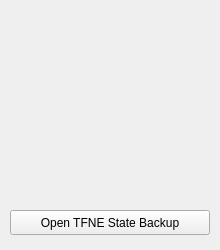
<?xml version="1.0" encoding="UTF-8"?>
<ui version="4.0">
 <class>WelcomeWindow</class>
 <widget class="QMainWindow" name="WelcomeWindow">
  <property name="geometry">
   <rect>
    <x>0</x>
    <y>0</y>
    <width>220</width>
    <height>250</height>
   </rect>
  </property>
  <property name="windowTitle">
   <string>WelcomeWindow</string>
  </property>
  <widget class="QWidget" name="centralwidget">
   <widget class="QPushButton" name="button_open_backup_dir">
    <property name="geometry">
     <rect>
      <x>10</x>
      <y>210</y>
      <width>200</width>
      <height>25</height>
     </rect>
    </property>
    <property name="text">
     <string>Open TFNE State Backup</string>
    </property>
   </widget>
  </widget>
 </widget>
 <resources/>
 <connections/>
</ui>
